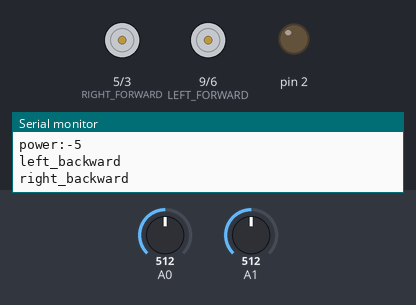
This sketch was run on a simulated Arduino Uno, built with avr-gcc and run on an emulated ATmega328P. On the bench: motor-driver pin pairs drawn as motors (green arrow = first pin HIGH = forward, orange = second pin HIGH = backward, longer = more drive), output pins drawn as LEDs (lit = HIGH), the last lines printed to the serial monitor. The inputs (shaded band) are chosen by the test bench; at power-on: A0 = 512, A1 = 512.

Above: at 1.2 s.
1.3 s: A0 set to 616
2.8 s: A0 set to 636
At 3.2 s:
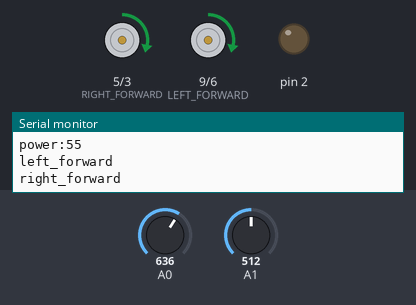
4.3 s: A0 set to 716
At 4.7 s:
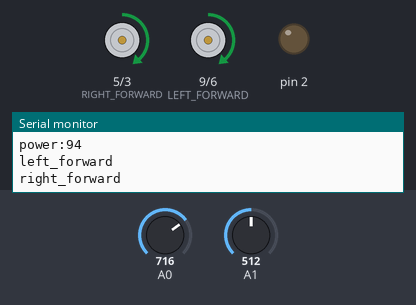
5.8 s: A0 set to 900
At 6.3 s:
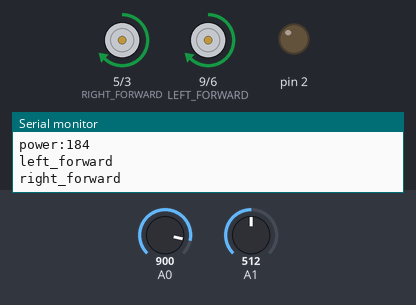
7.3 s: A0 set to 306
At 7.8 s:
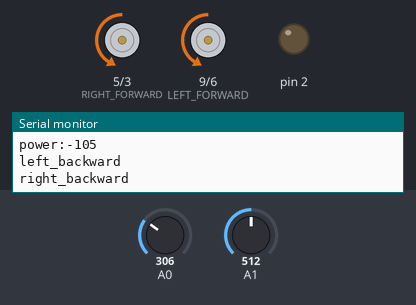
8.8 s: A0 set to 122
At 9.4 s:
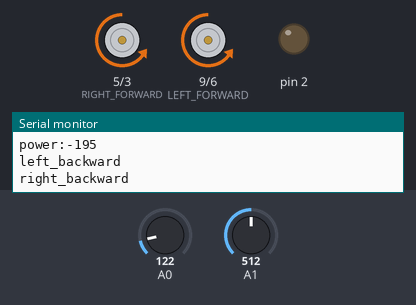
Timing chart, 0 to 11.3 s (numbered marks = the images above; inputs shaded):
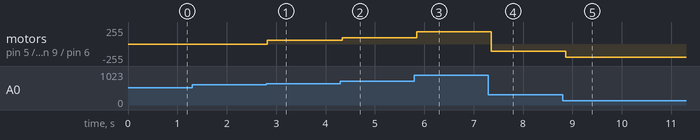

The sketch:

robomow.ino
```cpp
//Jonathan Byrne robo mower

#define RIGHT_FORWARD    5
#define RIGHT_BACK    3
#define LEFT_FORWARD    9
#define LEFT_BACK    6

void setup() {
  //monitor logger and motor driver
  Serial.begin(9600);
  pinMode(2, OUTPUT);
  pinMode(3, OUTPUT);
  pinMode(5, OUTPUT);
  pinMode(6, OUTPUT);
  pinMode(9, OUTPUT);
  digitalWrite(2, LOW);
}

void motor_left(int power){
  if (power > 0){
    Serial.println("left_forward");
    analogWrite(LEFT_FORWARD, power);
    analogWrite(LEFT_BACK, 0);
  }
  else {
    Serial.println("left_backward");
    analogWrite(LEFT_FORWARD, 0);
    analogWrite(LEFT_BACK, abs(power));
  }
}

void motor_right(int power){
  if (power > 0){
    Serial.println("right_forward");
    analogWrite(RIGHT_FORWARD, power);
    analogWrite(RIGHT_BACK, 0);
  }
  else {
    Serial.println("right_backward");
    analogWrite(RIGHT_FORWARD, 0);
    analogWrite(RIGHT_BACK, abs(power));
  }
}

void joystick_read(){
  int x = analogRead(A0);
  int y = analogRead(A1);
  int power = ((float(x) / 1024)* 500) -255;
  int compass = ((float(y) / 1024)* 500) -255;
  Serial.println("power:"+String(power));


  if (abs(power) > 50){
    motor_left(power);
    motor_right(power);
  }
  else if (abs(compass) > 50){
    if (compass > 0){
    motor_left(abs(compass));
    motor_right(-abs(compass));
    }
   if (compass < 0){
    motor_left(-abs(compass));
    motor_right(abs(compass));
    }
  }
  else{
    motor_left(0);
    motor_right(0);
  }

}

void loop() {
//  motor_left(100);
//  delay(5000);
//  motor_left(-100);
//  delay(5000);
//  motor_right(100);
//  delay(5000);
//  motor_right(-100);
//  delay(5000);

  joystick_read();
  delay(100);
}
```

Measured:
- the behaviour switches between 626 and 627 on A0 (found by bisection; images 0 and 1)
- after the input at 2.8 s, motor on pin 5 (RIGHT_FORWARD) / pin 3 (RIGHT_BACK), motor on pin 9 (LEFT_FORWARD) / pin 6 (LEFT_BACK): stopped → forward 55/255 at once
- after the input at 4.3 s, motor on pin 5 (RIGHT_FORWARD) / pin 3 (RIGHT_BACK), motor on pin 9 (LEFT_FORWARD) / pin 6 (LEFT_BACK): forward 55/255 → forward 94/255 at once
- after the input at 5.8 s, motor on pin 5 (RIGHT_FORWARD) / pin 3 (RIGHT_BACK): forward 94/255 → forward 184/255 after 0.05 s; motor on pin 9 (LEFT_FORWARD) / pin 6 (LEFT_BACK): forward 94/255 → forward 184/255 at once
- after the input at 7.3 s, motor on pin 5 (RIGHT_FORWARD) / pin 3 (RIGHT_BACK), motor on pin 9 (LEFT_FORWARD) / pin 6 (LEFT_BACK): forward 184/255 → backward 105/255 after 0.06 s
- after the input at 8.8 s, motor on pin 5 (RIGHT_FORWARD) / pin 3 (RIGHT_BACK), motor on pin 9 (LEFT_FORWARD) / pin 6 (LEFT_BACK): backward 105/255 → backward 195/255 after 0.07 s
